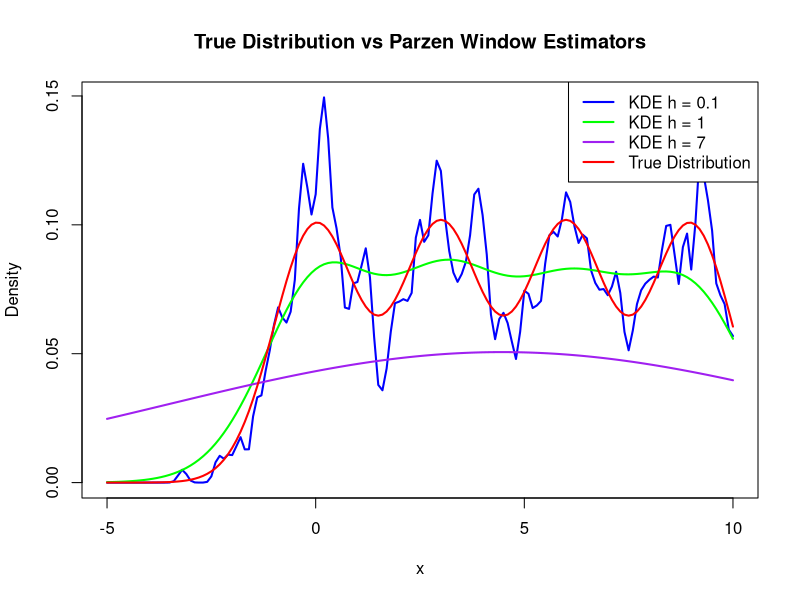
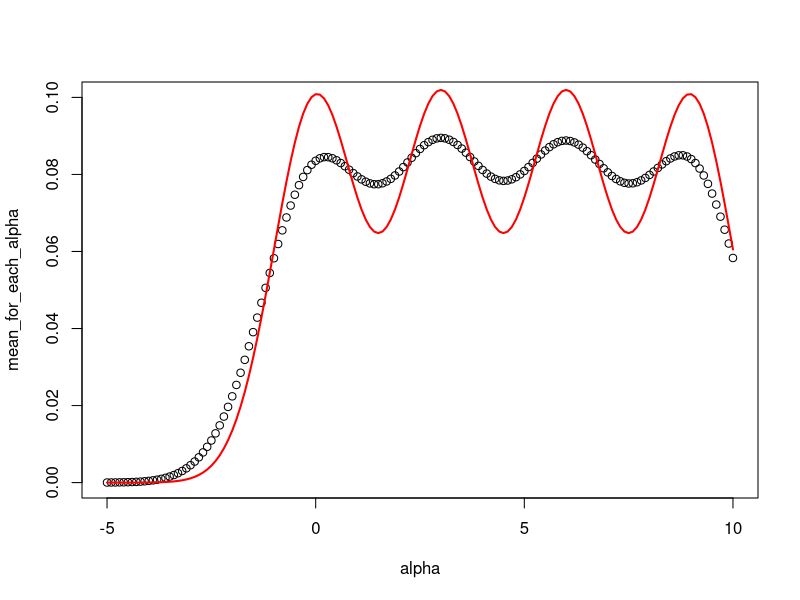

These charts were generated, in order, by the following R code:
## ---- chunk 1
setClass("Parzen.smoother",representation(Data = "numeric",
                                          h = "numeric",
                                          input = "numeric",
                                          Probs = "numeric"), 
                                          prototype = list(h = NA_real_, input = NA_real_))
                                 
setMethod("initialize", "Parzen.smoother",
          function(.Object, Data, h = NA_real_, Probs, input = NA_real_) {
 
  Data <- as.numeric(Data)
  Data <- na.omit(Data)
  if (length(Data) == 0) { stop("Data set is empty")} 
  
  Probs <- numeric(length(Data)) 

  if (all(is.na(input))) { input <- Data }

   if (is.na(h)) {
    s <- sd(Data)
    inter_q <- IQR(Data)
    n <- length(Data)
    h <- 1.06 * min(s, inter_q / 1.349) * n^(-1/5)
   }
  
  if (!is.na(h) && h == 0) { stop(" h cannot be zero ") }
  
  .Object <- callNextMethod(.Object, Data = Data, h = h, Probs = Probs, input = input)
  
  return(.Object)
})
## ---- chunk 2
setGeneric("Parzen.creator", function(object) {standadardGeneric("Parzen.creator")})
setMethod("Parzen.creator", signature= "Parzen.smoother", function(object){
  
  n <- length(object@Data)
  k <- length(object@input)
  Probs <- numeric(k)
  
  # Initialize Probs with the correct length
  object@Probs <- numeric(k)
  
  for (j in 1:k) {
        
        Kernel_sum <- 0  
        
        for (i in 1:n) {
          Kernel_sum <- Kernel_sum + dnorm((object@Data[i] - object@input[j]) / object@h)
        }
        
  object@Probs[j] <- 1 / (object@h * n) * Kernel_sum
  }
  
  return(object)
})
## ---- chunk 3
object <- new("Parzen.smoother", Data=rnorm(10), input=seq(1:10))
Parzen.creator(object)
## ---- chunk 4
setGeneric("show", function(object) {standardGeneric("show")})

setMethod("show", signature = "Parzen.smoother", function(object) {
  
  precision <- 8

  print_in_chunks <- function(vec, precision) {
    vec <- format(round(vec, precision), nsmall = precision) 
    for (i in seq(1, length(vec), by = 6)) {
      cat(vec[i:min(i+5, length(vec))], "\n")
    }
  }
  cat("Data:\n")
  print_in_chunks(object@Data, precision)
  cat("Probs:\n")
  print_in_chunks(object@Probs, precision)
  cat("Size:\n", length(object@Probs), "\n")
  cat("Bandwidth (h):\n", format(round(object@h, precision), nsmall = precision), "\n")
})
## ---- chunk 5
# Defining a function for the true PDF 
true_pdf <- function(x) {
  0.25 * dnorm(x, mean = 0, sd = 1) +
  0.25 * dnorm(x, mean = 3, sd = 1) +
  0.25 * dnorm(x, mean = 6, sd = 1) +
  0.25 * dnorm(x, mean = 9, sd = 1)
}

  #generating random uniform variable to calculate a Multimodal distribution such that there is a 25% chance   of a random variable being sampled   from an N(0,1), N(3,1), N(6,1) or N(9,1) distribution
  x <- matrix(0, nrow = 800, ncol = 2)
  
  #first column has the random uniform
  x[, 1] <- runif(800, 0, 1)
  
  #for each element of the first column of the matrix that is between 0 and .25: impute a Gaussian random     variable from the first distribution   into the second column of that same row 
  x[x[,1] <= 0.25, 2] <- rnorm(sum(x[,1] <= 0.25), mean = 0, sd = 1)
  
  #same thing for the rest of the distributions
  x[x[,1] > 0.25 & x[,1] <= 0.5, 2] <- rnorm(sum(x[,1] > 0.25 & x[,1] <= 0.5), mean = 3, sd = 1)
  
  x[x[,1] > 0.5 & x[,1] <= 0.75, 2] <- rnorm(sum(x[,1] > 0.5 & x[,1] <= 0.75), mean = 6, sd = 1)
    
  x[x[,1] > 0.75 & x[,1] <= 1, 2] <- rnorm(sum(x[,1] > 0.75 & x[,1] <= 1), mean = 9, sd = 1)
  
  #now our data set for the estimator is the vector of our multi-modal distribution 
  data <- x[,2]


#we will be evaluating the true pdf function on the same domain as we will evaluate the estimator 
#estimator Input vector, each descrete step will be it's own alpha, alpha = 5, alpha = 4.9 ... 
Input <- seq(-5, 10, by = 0.1)

#initiating output vector 
true_pdf_values_out <- numeric(length(Input))

#evaluating true pdf function at the same input arguments that we will evaluate our estimator 
true_pdf_values_out <- true_pdf(Input)

#Here we will evaluate the estimator at each of the h step sizes as a preliminary investigation into the best step size

# h = 0.1
vessel_0.1 <- new("Parzen.smoother", Data = data, Probs = numeric(), input = Input, h = 0.1)
vessel_0.1_out <- Parzen.creator(vessel_0.1)

# h = 1
vessel_1 <- new("Parzen.smoother", Data = data, Probs = numeric(), input = Input, h = 1)
vessel_1_out <- Parzen.creator(vessel_1)

# h = 7
vessel_7 <- new("Parzen.smoother", Data = data, Probs = numeric(), input = Input, h = 7)
vessel_7_out <- Parzen.creator(vessel_7)

# Plot object@input against object@Probs for different bandwidths and true distribution on the same graph

# Plot for h = 0.1
plot(vessel_0.1_out@input, vessel_0.1_out@Probs, type = "l", col = "blue", lwd = 2,
     ylim = range(0, max(true_pdf_values_out, vessel_0.1_out@Probs, vessel_1_out@Probs, vessel_7_out@Probs)),
     xlim = range(vessel_0.1_out@input),
     main = "True Distribution vs Parzen Window Estimators",
     xlab = "x", ylab = "Density")

# Add lines for h = 1 and h = 7
lines(vessel_1_out@input, vessel_1_out@Probs, col = "green", lwd = 2)
lines(vessel_7_out@input, vessel_7_out@Probs, col = "purple", lwd = 2)

# Add the true PDF line
lines(Input, true_pdf_values_out, col = "red", lwd = 2)

# Add legend
legend("topright", legend = c("KDE h = 0.1", "KDE h = 1", "KDE h = 7", "True Distribution"),
       col = c("blue", "green", "purple", "red"), lwd = 2)
## ---- chunk 6
# initialize our matrix to store all 150 trials containing 800 samples
Master <- matrix(0, nrow = 150, ncol = 800)

for (trial in 1:150) {
  
  #this is the same thing as before, just that we do it 150 times and store each trial in it's own row 
  
  #reinitialize the individual trial each iteration 
  x <- matrix(0, nrow = 800, ncol = 2)
  
  x[, 1] <- runif(800, 0, 1)
  
  x[x[,1] <= 0.25, 2] <- rnorm(sum(x[,1] <= 0.25), mean = 0, sd = 1)
  x[x[,1] > 0.25 & x[,1] <= 0.5, 2] <- rnorm(sum(x[,1] > 0.25 & x[,1] <= 0.5), mean = 3, sd = 1)
  x[x[,1] > 0.5 & x[,1] <= 0.75, 2] <- rnorm(sum(x[,1] > 0.5 & x[,1] <= 0.75), mean = 6, sd = 1)
  x[x[,1] > 0.75 & x[,1] <= 1, 2] <- rnorm(sum(x[,1] > 0.75 & x[,1] <= 1), mean = 9, sd = 1)
  
  #storing the completed trial in each row for each iteration 
  Master[trial,] <- x[, 2]
}
## ---- chunk 7
Bias_variance_analysis <- function(input_h){
   
Master_evaluated <- matrix(0,nrow=150,ncol=151)

#evaluating the function with h as input argument on the rows of master matrix 
#the input data set being master and output data set being master evaluated
for (i in 1:150) {
trial_evaluated <- new("Parzen.smoother", Data = Master[i,], Probs = numeric(), input = Input, h = input_h)
trial_evaluated <- Parzen.creator(trial_evaluated)
Master_evaluated[i,] <- trial_evaluated@Probs
}

#evaluate the mean for each column of the matrix, which is the mean of the each alpha value across each trial
mean_for_each_alpha <- matrix(0, nrow = 1, ncol = 151)
mean_for_each_alpha[1, ] <- colMeans(Master_evaluated[, seq(1:151)])

#variance
variance_for_each_alpha <- matrix(0,nrow=1,ncol=151)
for(i in 1:151){
    variance_for_each_alpha[1,i] <- mean((Master_evaluated[seq(1:150),i]-mean_for_each_alpha[1,i])^2)
}

#true distribution value for bias calculation
true_pdf_values_out <- true_pdf(Input)

#bias
bias <- matrix(0,nrow=1,ncol=151)
for (i in 1:151) {
  bias[1,i] <- mean_for_each_alpha[1,i] - true_pdf_values_out[i]
}

#MSE
MSE <- numeric(151)
for (i in 1:151) {
  MSE[i] <- variance_for_each_alpha[1,i] + (bias[i])^2
}

#total bias 
bias_totall <- numeric(1)
for (i in 1:151)
bias_totall <- mean((bias[i])^2)

#total variance 
var_totall <- numeric(1)
for (i in 1:151)
var_totall <- mean((variance_for_each_alpha[i]))

totall_MSE <- bias_totall + var_totall

return(c(input_h, bias_totall, var_totall, totall_MSE))
}
## ---- chunk 8
choose_your_h <- function(h_values) {

results <- lapply(h_values, function(h) Bias_variance_analysis(input_h = h))

results_matrix <- do.call(rbind, results)

rownames(results_matrix) <- paste("h =", h_values)
colnames(results_matrix) <- c("input_h", "bias_totall", "var_totall", "MSE")

(matplot(results_matrix[, 1], results_matrix[, 2:3], type = "b", pch = 1:2, col = c("blue", "green"),
        xlab = "input_h", ylab = "Values", main = "Bias and Variance vs input_h"))
(legend("topright", legend = c("bias_totall", "var_totall"), col = c("blue", "green"), pch = 1:2))

print(results_matrix)
cat("Optimal h value:", h_values[which.min(results_matrix[,4])])
}
## ---- chunk 9
#since from the preliminary investigation 1 was the best option, let's look deeper
#choose_your_h(c(.01,.1,.3,.75,1,3,7))
## ---- chunk 10
plot_mean_for_each_output <- function(input_h) {
  
Master_evaluated <- matrix(0,nrow=150,ncol=151)

for (i in 1:150) {
trial_evaluated <- new("Parzen.smoother", Data = Master[i,], Probs = numeric(), input = Input, h = input_h)
trial_evaluated <- Parzen.creator(trial_evaluated)
Master_evaluated[i,] <- trial_evaluated@Probs
}

mean_for_each_alpha <- matrix(0, nrow = 1, ncol = 151)
mean_for_each_alpha[1, ] <- colMeans(Master_evaluated[, seq(1:151)])

alpha = seq(-5,10,by=0.1)
plot(alpha, mean_for_each_alpha, ylim = c(0, 0.1))
lines(Input, true_pdf_values_out, col = "red", lwd = 2)
}
## ---- chunk 11
plot_mean_for_each_output(input_h=.75)
#this is a remarkably good approximation
